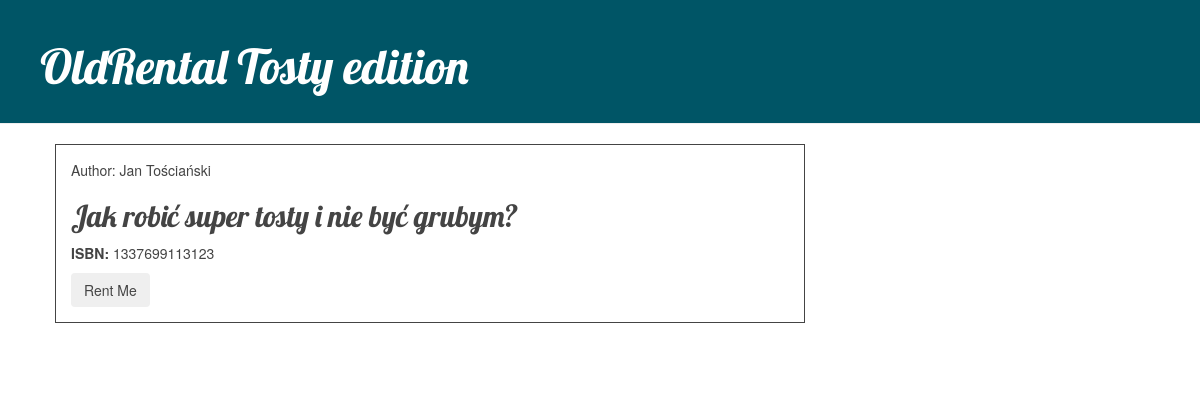
Screenshot of /books/detail/1/ with the database file from the repository.
### oldrental/models.py (models this page shows, shortened)
class Book(models.Model):
    author = models.CharField(max_length=64)
    title = models.CharField(max_length=64)
    genre = models.ForeignKey(Genre, related_name='books', on_delete=models.PROTECT)
    isbn = models.CharField(unique=True, max_length=13, validators=[
        RegexValidator(regex='^[0-9]{13}$', message='ISBN must be 13 digit long!', code='no_match')])
    user_rentier = models.ForeignKey(User, related_name='books', on_delete=models.CASCADE,
                                     default=None, blank=True, null=True)
    rent_date = models.DateTimeField(default=None, blank=True, null=True)
    class Meta:
        unique_together = ('author', 'title', 'genre')
        ordering = ('title',)

### oldrental/views.py (the view)
# urls.py: path('detail/<int:pk>/', views.BookDetail.as_view(), name='books_detail'),
class BookDetail(View):
    def get(self, request, pk):
        book = get_object_or_404(Book, pk=pk)
        return render(request, 'book_detail.html', {'book': book})

### templates/book_detail.html (shortened to what this page needs)
{% extends 'base.html' %}
{% block content %}
    <div class="book">
        <div class="author">
                <p>Author: {{ book.author }}</p>
        </div>
        <h2 style="color: #444;">{{ book.title }}</h2>
            <p><b>ISBN:</b> {{ book.isbn }}</p>
        {% if book.user_rentier == None %}
        <form action='{% url 'book_rent' pk=book.pk %}' method='POST'>
            <button type='submit' class="btn btn-secondary">Rent Me</button>
        </form>
        {% endif %}
    </div>
{% endblock %}

### oldrental/static/css/books.css (style rules this page uses)
h1, h2, h3, h4 { font-family: 'Lobster', cursive; color: #444; }
.book { margin-bottom: 70px; }
body { color: #444; }
.book { border-width: 1px; border-style: solid; border-color: #444; justify-content: space-between; padding: 15px; }

### rows the page displays
Book: author "Jan Tościański", title "Jak robić super tosty i nie być grubym?", isbn "1337699113123"
